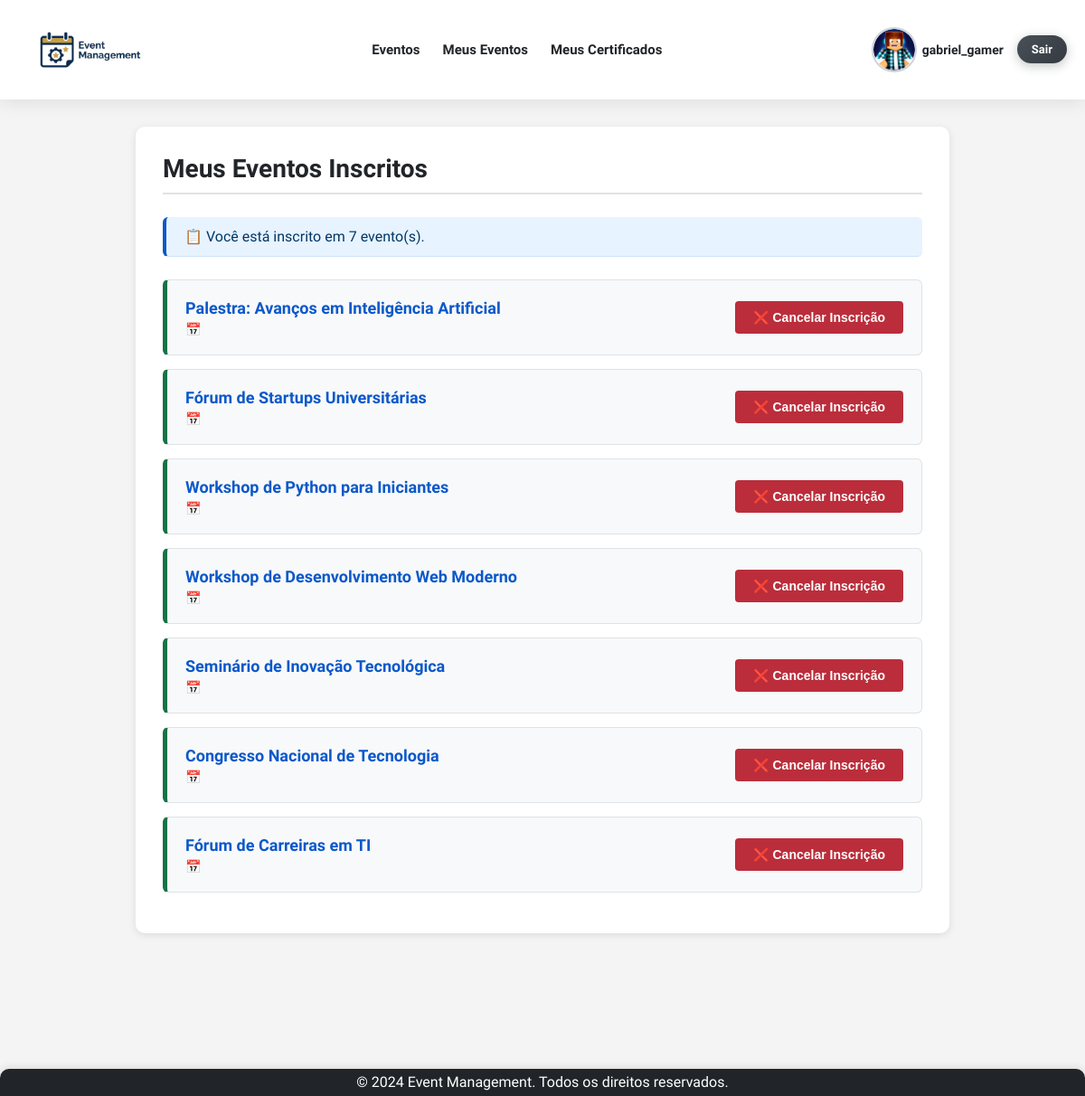
The page /meus-event_subscribed/subscribed/ (signed in) on the database its author committed.
### app/models.py (models this page shows, shortened)
class UserRegister(AbstractBaseUser):
    type_user_choices = [
        ('Estudante', 'Estudante'),
        ('Professor', 'Professor'),
        ('Organizador', 'Organizador'),
    ]
    username = models.CharField(max_length=150, unique=True)
    email = models.EmailField(unique=True)
    name = models.CharField(max_length=150)
    phone = models.CharField(max_length=20, blank=True, null=True)
    institution = models.CharField(max_length=150, blank=True, null=True)
    user_type = models.CharField(max_length=20, choices=type_user_choices, default ='Estudante', verbose_name="Tipo de Usuário")
    image = models.ImageField(upload_to='usuarios/', null=True, blank=True)
    USERNAME_FIELD = 'username' # Define 'username' como o campo usado para login.
    REQUIRED_FIELDS = ['email', 'name'] # Define os campos obrigatórios na criação de usuário (além de USERNAME_FIELD e password).
    objects = UserRegisterManager() # Associa o Manager customizado ao modelo.
    class Meta:
        db_table = 'user_register'
        ordering = ['username']
        verbose_name = 'Registro de Usuário'
        verbose_name_plural = 'Registros de Usuário'

class Event(models.Model):
    event_type_choices = [
        ('Palestra', 'Palestra'),
        ('Workshop', 'Workshop'),
        ('Seminário', 'Seminário'),
        ('Curso', 'Curso'),
        ('Congresso', 'Congresso'),
        ('Simpósio', 'Simpósio'),
        ('Fórum', 'Fórum'),
        ('Mesa Redonda', 'Mesa Redonda'),
    ]
    title = models.CharField(max_length=200, verbose_name="Título")
    description = models.TextField(verbose_name="Descrição")
    image = models.ImageField(
        upload_to='eventos/',
        verbose_name='Imagem do Evento',
        null=True,
        blank=True
    )
    initial_date = models.DateField(default= '9999-12-31', verbose_name="Data de Início")
    final_date = models.DateField(default='9999-12-31', verbose_name="Data Final")
    location = models.CharField(max_length=200, verbose_name="Local")
    max_capacity = models.IntegerField(verbose_name="Capacidade Máxima")
    creator = models.ForeignKey(
        settings.AUTH_USER_MODEL,
        on_delete=models.CASCADE,
        related_name='created_events', # Relacionamento reverso para eventos criados pelo usuário.
        null=True,
        blank=True,
        verbose_name="Criador"
    )
    professor = models.ForeignKey(
        settings.AUTH_USER_MODEL,
        on_delete=models.SET_NULL,  # Mantém o evento se o professor for deletado (o campo será nulo).
        null=True,
        blank=True,
        verbose_name="Professor Responsável",
        related_name="instructed_events",
        limit_choices_to={'user_type': 'Professor'} # Limita as opções de escolha no admin/formulário.
    )
    event_type = models.CharField(max_length=20, choices=event_type_choices, default='Palestra', verbose_name="Tipo de Evento")
    event_start = models.TimeField(null=False, blank=True, verbose_name="Horario de Início")
    event_end = models.TimeField(null=False, blank=True, verbose_name="Horario de Término")
    participants = models.ManyToManyField(
        settings.AUTH_USER_MODEL,
        through='EventParticipant', # Define que a relação M2M será gerenciada pelo modelo EventParticipant.
        through_fields=('event', 'participant'),
        related_name='attended_events', # Relacionamento reverso para eventos que o usuário participa.
        blank=True,
        verbose_name="Participantes"
    )
    event_finalized = models.BooleanField(default=False, verbose_name="Evento Finalizado")
    class Meta:
        db_table = 'event'
        ordering = ['initial_date']
        verbose_name = 'Evento'
        verbose_name_plural = 'Eventos'

### app/views.py (the view)
# urls.py: path('meus-event_subscribed/subscribed/', views.event_subscribed_list, name='event_subscribed'),
@login_required
def event_subscribed_list(request):
    eventos = request.user.attended_events.all() # Acessa a lista de eventos nos quais o usuário está inscrito
    context = {
        'eventos': eventos,
        'page_title': 'Meus Eventos Inscritos'
    }
    return render(request, 'event/event_subscribed.html', context)

### app/templates/event/event_subscribed.html (shortened to what this page needs)
{% extends 'base.html' %}
{% block content %}
<div class="subscribed-events-container">
    <h2>Meus Eventos Inscritos</h2>
    <hr>
    {% if eventos %}
        <p class="events-count">📋 Você está inscrito em {{ eventos|length }} evento(s).</p>
        <ul class="subscribed-events-list">
            {% for evento in eventos %}
                <li class="subscribed-event-item">
                    <div class="event-info">
                        <a href="{% url 'event_detail' pk=evento.pk %}">
                            <strong>{{ evento.title }}</strong>
                        </a>
                        <small>📅 {{ evento.date|date:"d/m/Y H:i" }}</small>
                    </div>
                    <form method="post" action="{% url 'toggle_registration' pk=evento.pk %}" class="unsubscribe-form">
                        <button type="submit">❌ Cancelar Inscrição</button>
                    </form>
                </li>
            {% endfor %}
        </ul>
    {% else %}
        <div class="no-events-message">
            <p>🎫 Você ainda não está inscrito em nenhum evento.</p>
            <a href="{% url 'event_list' %}">👉 Veja todos os eventos disponíveis</a>
        </div>
    {% endif %}
</div>
{% endblock %}

### app/templates/base.html (shortened to what this page needs)
{% load static %}
<!DOCTYPE html>
<html lang="pt-br">
<head>
    <link rel="stylesheet" type="text/css" href="{% static 'css/style.css' %}">
</head>
<body>
    <header class="header">
        {% block header %}
        <nav>
            <div class="nav-brand">
                <a href="{% url 'home' %}"><img class="logo" src="{% static 'img/logo.png' %}" alt="logo do sistema de Gerenciamento de Eventos"></a>
            </div>
            <ul class="nav-menu">
                <li><a id="event_button" href="{% url 'event_list' %}">Eventos</a></li>
                {% if user.is_authenticated and user.user_type != "Organizador" %}
                    <li>
                        <a href="{% url 'event_subscribed' %}">Meus Eventos</a>
                    </li>
                    <li>
                        <a href="{% url 'certificate_list' %}">Meus Certificados</a>
                    </li>
                {% endif %}
            </ul>
            <div class="user-actions">
                {% if user.is_authenticated %}
                    <a class="profile-link" href="{% url 'profile' %}">
                        {% if user.image %}
                            <img class="user-avatar-menu" src="{{ user.image.url }}" alt="Avatar de {{ user.username }}">
                        {% else %}
                            <img class="user-avatar-menu" src="{% static 'img/default-avatar.jpg' %}" alt="Avatar padrão">
                        {% endif %}
                        <span class="profile-username">{{ user.username }}</span>
                    </a>
                    <a class="logout-link" href="{% url 'logout' %}">Sair</a>
                {% else %}
                    <a href="{% url 'login' %}">Entrar</a>
                    <a href="{% url 'register' %}">Registro</a>
                {% endif %}
            </div>
        </nav>
        {% endblock %}
    </header>
    <main>
        {% block content %}{% endblock %}
    </main>
    <footer class="footer">
        {% block footer %}
            <p>&copy; 2024 Event Management. Todos os direitos reservados.</p>
        {% endblock %}
    </footer>
</body>
</html>

### static/css/style.css (style rules this page uses)
* { margin: 0; padding: 0; box-sizing: border-box; scroll-behavior: smooth; }
body { font-family: 'BioRhyme', serif; font-optical-sizing: auto; font-weight: 400; font-style: normal; font-variation-settings: "wdth" 100; background: #f4f4f4; color: #212529; overflow-x: hidden; min-height: 100vh; display: flex; flex-direction: column; }
.header { background: #ffffff; box-shadow: 0 2px 20px rgba(0, 0, 0, 0.1); padding: 0 20px; position: sticky; top: 0; z-index: 1000; }
.header nav { display: flex; align-items: center; justify-content: space-between; max-width: 1200px; margin: 0 auto; padding: 12px 0; }
.header ul { display: flex; list-style: none; margin: 0; padding: 0; align-items: center; gap: 25px; }
.logo { display: flex; align-items: center; justify-content: center; padding: 8px 16px; transition: all 0.4s ease; max-width: 160px; }
.header .nav-brand a::after { content: none; }
.header nav a { text-decoration: none; color: #212529; font-weight: 600; font-size: 15px; transition: all 0.3s ease; position: relative; padding: 6px 0; }
.header nav a::after { content: ''; position: absolute; bottom: 0; left: 0; width: 0; height: 2px; background: #0a58ca; transition: width 0.3s ease; }
.header .user-actions a::after { content: none; }
.user-actions { display: flex; align-items: center; gap: 15px; }
.profile-link { display: flex; align-items: center; gap: 6px; text-decoration: none; color: #212529; transition: all 0.3s ease; }
.user-avatar-menu { width: 50px; height: 50px; border-radius: 50%; object-fit: cover; border: 2px solid #ced4da; transition: all 0.3s ease; }
.profile-username { font-weight: 600; font-size: 14px; }
.user-actions a:not(.profile-link) { background: linear-gradient(135deg, #4c51bf 0%, #764ba2 100%); color: white; padding: 8px 16px; border-radius: 20px; font-weight: 700; font-size: 13px; text-decoration: none; transition: all 0.3s ease; box-shadow: 0 3px 12px rgba(76, 81, 191, 0.3); }
.logout-link { background: linear-gradient(135deg, #495057 0%, #343a40 100%) !important; box-shadow: 0 3px 12px rgba(52, 58, 64, 0.3) !important; }
main { flex: 1; min-height: calc(100vh - 200px); padding-bottom: 150px; width: 100%; }
.footer { background: #212529; color: #fff; text-align: center; padding: 15px 0; position: fixed; width: 100%; bottom: 0; left: 0; box-shadow: 0 -2px 8px rgba(0, 0, 0, 0.1); z-index: 1000; border-radius: 10px 10px 0 0; }
.footer p { margin: -10px; }
.welcome-container, .events-container, .subscribed-events-container, .event-form-container, .delete-confirmation-container, .event-detail-container, .profile-container, .profile-edit-container, .certificates-container { background: #fff; margin: 30px auto; padding: 40px; border-radius: 10px; box-shadow: 0 2px 8px rgba(0, 0, 0, 0.1); }
.events-container, .subscribed-events-container { max-width: 900px; padding: 30px; }
.events-container h2, .subscribed-events-container h2, .event-form-container h2, .profile-container h2, .profile-edit-container h2 { color: #212529; margin-bottom: 10px; font-size: 28px; }
.events-container hr, .subscribed-events-container hr, .event-form-container hr { border: none; border-top: 2px solid #dee2e6; margin-bottom: 25px; }
.unsubscribe-form button { padding: 10px 20px; background: #bb2d3b; color: #fff; border: none; border-radius: 4px; cursor: pointer; font-size: 14px; font-weight: 600; transition: background 0.3s ease; }
.events-list, .subscribed-events-list { list-style: none; padding: 0; margin: 0; }
.event-item, .subscribed-event-item { background: #f8f9fa; padding: 20px; margin-bottom: 15px; border-radius: 6px; transition: transform 0.2s ease, box-shadow 0.2s ease; border: 1px solid #dee2e6; }
.subscribed-event-item { border-left: 5px solid #157347; display: flex; justify-content: space-between; align-items: center; }
.events-count { background: #e7f3ff; padding: 12px 20px; border-radius: 6px; color: #003768; margin-bottom: 25px; border-left: 4px solid #0a58ca; border-bottom: 1px solid #cfe2ff; }
.event-info { flex: 1; }
.event-info a { text-decoration: none; color: #0a58ca; font-size: 18px; font-weight: 700; transition: color 0.3s ease; }
.event-info small { display: block; color: #495057; font-size: 14px; margin-top: 5px; }
.unsubscribe-form { margin-left: 20px; }

### rows shown on the page
UserRegister: image (picture), username "gabriel_gamer"
Event: title "Palestra: Avanços em Inteligência Artificial"
Event: title "Fórum de Startups Universitárias"
Event: title "Workshop de Python para Iniciantes"
Event: title "Workshop de Desenvolvimento Web Moderno"
Event: title "Seminário de Inovação Tecnológica"
Event: title "Congresso Nacional de Tecnologia"
Event: title "Fórum de Carreiras em TI"

### other values the page prints
{{ eventos|length }} "7"
